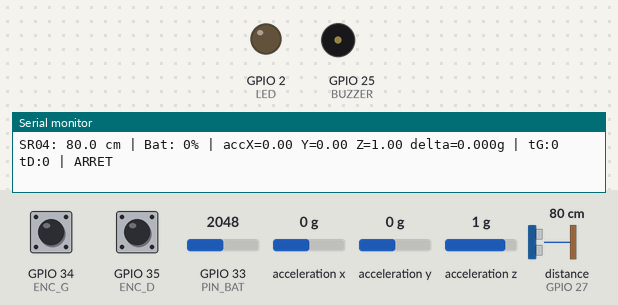
Simulated run of this sketch. Board: ESP32. Parts: output pins drawn as LEDs (lit = HIGH), buzzer (waves = sounding), the last lines printed to the serial monitor. Wiring (inferred from the names in the program): ultrasonic range finder: trigger GPIO 26; echo GPIO 27; MPU-6050 motion sensor at I2C address 0x68. The test bench sets the inputs (shaded band); at power-on: acceleration x 0 g, distance to the obstacle (sensor on GPIO 27) 80 cm, acceleration y 0 g, GPIO 33 (PIN_BAT) = 2048, GPIO 34 (ENC_G) HIGH, GPIO 35 (ENC_D) HIGH, acceleration z 1 g. The echo pulse lasts 58.3 µs per cm; WiFi joins after 1.5 s; servers stay silent unless stated; uploads are accepted with an empty reply; pins used as bus, display or sensor lines are not drawn.

Above: at 7.1 s.
7.2 s: acceleration x set to -0.4 g
8.7 s: acceleration x set to -0.7 g
10.2 s: distance to the obstacle (sensor on GPIO 27) set to 33 cm
11.7 s: distance to the obstacle (sensor on GPIO 27) set to 29 cm
At 11.99 s:
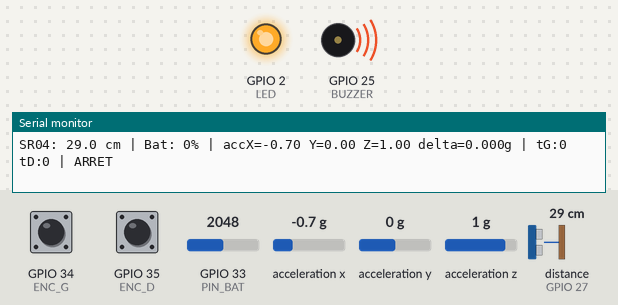
At 14.1 s:
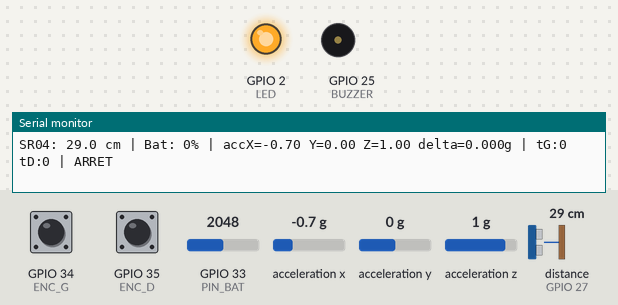
14.7 s: acceleration y set to -1.4 g
17.7 s: distance to the obstacle (sensor on GPIO 27) set to 35 cm
At 18.5 s:
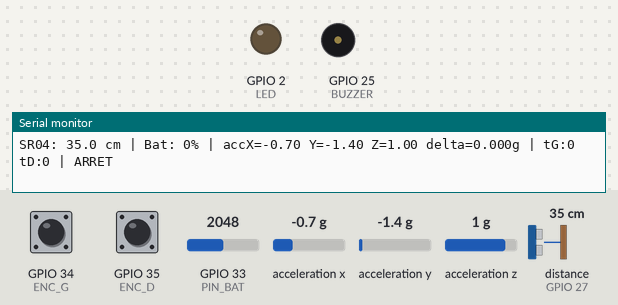
Timing chart, 0 to 20.4 s (numbered marks = the images above; inputs shaded):
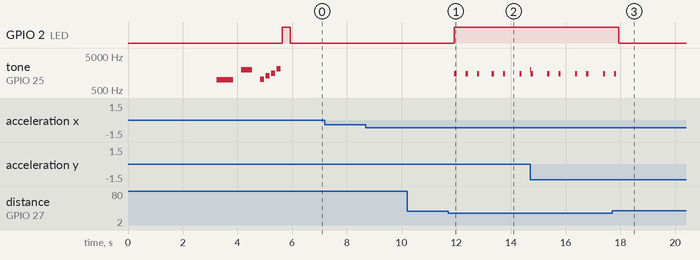

The sketch:

CharioTrack.ino
```cpp
#include <Wire.h>
#include <WiFi.h>
#include <HTTPClient.h>
#include <ArduinoJson.h>
#include <math.h>

//Config
const char* SSID       = "YOUR_WIFI_SSID";
const char* PASSWORD   = "YOUR_WIFI_PASSWORD";
const char* SERVER_IP  = "10.114.133.138";
const int   SERVER_PORT = 5000;

//Broches
#define TRIG_G  26
#define ECHO_G  27
#define ENC_G   34
#define ENC_D   35
#define PIN_BAT 33
#define BUZZER  25
#define LED     2

//Batterie pont 110k + 220k
const float R1_BAT = 110000.0;
const float R2_BAT = 220000.0;

//Odométrie
const int   TICKS_PAR_TOUR   = 20;
const float DIAMETRE_ROUE    = 6.5;
const float ECARTEMENT_ROUES = 15.0;
const float PERIMETRE        = 3.14159265 * DIAMETRE_ROUE;

//Variables globales
volatile long ticksG = 0, ticksD = 0;
long ticksG_prev = 0, ticksD_prev = 0;
float posX = 0, posY = 0, angle = 0, distanceTotale = 0;
String statut = "ARRET";
bool chocDetecte = false;
unsigned long dernierEnvoi = 0;

//Choc : valeurs précédentes pour détecter variation brusque
float prevAccX = 0, prevAccY = 0, prevAccZ = 0;
unsigned long dernierChoc = 0;


// SR04 NON-BLOQUANT

volatile unsigned long echoStart = 0;
volatile unsigned long echoDur   = 0;
volatile bool          echoReady = false;

void IRAM_ATTR isrEcho() {
  if (digitalRead(ECHO_G) == HIGH) {
    echoStart = micros();
  } else {
    unsigned long dur = micros() - echoStart;
    if (dur > 150 && dur < 25000) {
      echoDur   = dur;
      echoReady = true;
    }
  }
}

void triggerSR04() {
  digitalWrite(TRIG_G, LOW);
  delayMicroseconds(5);
  digitalWrite(TRIG_G, HIGH);
  delayMicroseconds(10);
  digitalWrite(TRIG_G, LOW);
}

// FILTRE MÉDIAN sur 5 mesures

#define MEDIAN_SIZE 5
float medianBuf[MEDIAN_SIZE];
int   medianIdx = 0;
bool  medianFull = false;

void pushMedian(float val) {
  medianBuf[medianIdx] = val;
  medianIdx = (medianIdx + 1) % MEDIAN_SIZE;
  if (medianIdx == 0) medianFull = true;
}

float getMedian() {
  int n = medianFull ? MEDIAN_SIZE : medianIdx;
  if (n == 0) return 999.0;
  float tmp[MEDIAN_SIZE];
  for (int i = 0; i < n; i++) tmp[i] = medianBuf[i];
  for (int i = 0; i < n-1; i++)
    for (int j = 0; j < n-1-i; j++)
      if (tmp[j] > tmp[j+1]) { float t = tmp[j]; tmp[j] = tmp[j+1]; tmp[j+1] = t; }
  return tmp[n / 2];
}

// MPU-6050 PAR REGISTRES DIRECTS

#define MPU_ADDR 0x68

void mpuWrite(uint8_t reg, uint8_t val) {
  Wire.beginTransmission(MPU_ADDR);
  Wire.write(reg);
  Wire.write(val);
  Wire.endTransmission();
}

bool mpuInit() {
  Wire.beginTransmission(MPU_ADDR);
  Wire.write(0x75);
  Wire.endTransmission(false);
  Wire.requestFrom(MPU_ADDR, 1);
  if (!Wire.available()) return false;
  uint8_t who = Wire.read();
  if (who != 0x68 && who != 0x70 && who != 0x72) return false;
  mpuWrite(0x6B, 0x00);
  delay(100);
  mpuWrite(0x1C, 0x00); // ±2g
  mpuWrite(0x1B, 0x00); // ±250°/s
  return true;
}

void mpuRead(float &ax, float &ay, float &az) {
  Wire.beginTransmission(MPU_ADDR);
  Wire.write(0x3B);
  Wire.endTransmission(false);
  Wire.requestFrom(MPU_ADDR, 6);
  ax = ((int16_t)(Wire.read() << 8 | Wire.read())) / 16384.0;
  ay = ((int16_t)(Wire.read() << 8 | Wire.read())) / 16384.0;
  az = ((int16_t)(Wire.read() << 8 | Wire.read())) / 16384.0;
}

// BATTERIE

int   batPct      = 0;
unsigned long derniereBat = 0;
const unsigned long BAT_INTERVAL = 3000;

void lireBatterie() {
  long s = 0;
  for (int i = 0; i < 8; i++) {
    s += analogRead(PIN_BAT);
    delay(4);
  }
  float vADC = (s / 8.0 / 4095.0) * 3.3;
  float vBat = vADC * (R1_BAT + R2_BAT) / R2_BAT;
  Serial.print("[BAT] Vadc="); Serial.print(vADC, 3);
  Serial.print("V  Vbat="); Serial.print(vBat, 3); Serial.println("V");
  batPct = constrain((int)((vBat - 3.0) / (4.2 - 3.0) * 100.0), 0, 100);
}

// ENCODEURS

void IRAM_ATTR isrGauche() { ticksG++; }
void IRAM_ATTR isrDroite()  { ticksD++; }

// ODOMÉTRIE

void mettreAJourPosition() {
  noInterrupts();
  long tG = ticksG, tD = ticksD;
  interrupts();
  long deltaG = tG - ticksG_prev;
  long deltaD = tD - ticksD_prev;
  ticksG_prev = tG;
  ticksD_prev = tD;
  float dG_enc = (float)deltaG / TICKS_PAR_TOUR * PERIMETRE;
  float dD_enc = (float)deltaD / TICKS_PAR_TOUR * PERIMETRE;
  float dMoy   = (dG_enc + dD_enc) / 2.0;
  float dTheta = (dD_enc - dG_enc) / ECARTEMENT_ROUES;
  angle += dTheta;
  posX  += dMoy * cos(angle);
  posY  += dMoy * sin(angle);
  distanceTotale += abs(dMoy);

  //STATUT basé sur les encodeurs uniquement
  // Le choc est géré séparément dans la loop
  if (abs(dMoy) < 0.05)    statut = "ARRET";
  else if (dTheta > 0.05)  statut = "VIRAGE_DROITE";
  else if (dTheta < -0.05) statut = "VIRAGE_GAUCHE";
  else                     statut = "AVANCE";
}

// TEST BUZZER au démarrage

void testBuzzer() {
  Serial.println("  TEST BUZZER (GPIO25)");
  Serial.println("  [1/3] Tension continue ...");
  digitalWrite(BUZZER, HIGH);
  delay(600);
  digitalWrite(BUZZER, LOW);
  delay(300);
  Serial.println("Son continu = buzzer ACTIF");

  Serial.println("  [2/3] tone() 1000 Hz ...");
  tone(BUZZER, 1000);
  delay(600);
  noTone(BUZZER);
  delay(300);

  Serial.println("  [3/3] tone() 2000 Hz ...");
  tone(BUZZER, 2000);
  delay(400);
  noTone(BUZZER);
  delay(300);

  // Mélodie Do-Mi-Sol-Do
  int notes[] = {1047, 1319, 1568, 2093};
  for (int i = 0; i < 4; i++) {
    tone(BUZZER, notes[i], 150);
    delay(200);
  }
  noTone(BUZZER);
}

// SETUP

void setup() {
  Serial.begin(115200);
  delay(500);
  Wire.begin();

  pinMode(TRIG_G, OUTPUT);
  pinMode(ECHO_G, INPUT);
  pinMode(ENC_G,  INPUT);
  pinMode(ENC_D,  INPUT);
  pinMode(BUZZER, OUTPUT);
  pinMode(LED,    OUTPUT);

  attachInterrupt(digitalPinToInterrupt(ENC_G),  isrGauche, RISING);
  attachInterrupt(digitalPinToInterrupt(ENC_D),  isrDroite, RISING);
  attachInterrupt(digitalPinToInterrupt(ECHO_G), isrEcho,   CHANGE);

  delay(200);
  if (mpuInit()) Serial.println("MPU-6050 OK");
  else           Serial.println("MPU-6050 ECHEC");

  WiFi.begin(SSID, PASSWORD);
  Serial.print("Connexion WiFi");
  for (int t = 0; t < 30 && WiFi.status() != WL_CONNECTED; t++) {
    delay(500); Serial.print(".");
  }
  if (WiFi.status() == WL_CONNECTED)
    Serial.println("\n WiFi : " + WiFi.localIP().toString());
  else
    Serial.println("\n WiFi ECHEC");

  lireBatterie();
  testBuzzer();

  // Initialise les valeurs précédentes acc
  float ax, ay, az;
  mpuRead(ax, ay, az);
  prevAccX = ax; prevAccY = ay; prevAccZ = az;

  digitalWrite(LED, HIGH); delay(300); digitalWrite(LED, LOW);
  Serial.println("Pour tester le choc : frappe fort la table ou secoue brusquement");
}

// LOOP

unsigned long dernierTrig  = 0;
unsigned long dernierBip   = 0;

void loop() {
  unsigned long now = millis();

  //Trigger SR04
  if (now - dernierTrig >= 80) {
    dernierTrig = now;
    triggerSR04();
  }

  // Distance SR04
  static float dG = 999.0;
  if (echoReady) {
    float brut = echoDur * 0.0343 / 2.0;
    pushMedian(brut);
    dG = getMedian();
    echoReady = false;
  }

  //Batterie
  if (now - derniereBat >= BAT_INTERVAL) {
    derniereBat = now;
    lireBatterie();
  }

  //MPU
  float accX, accY, accZ;
  mpuRead(accX, accY, accZ);

  //DÉTECTION CHOC par VARIATION brusque
  // Fonctionne même si MPU est monté à l'envers
  // On mesure le delta entre deux lectures consécutives
  float deltaX = accX - prevAccX;
  float deltaY = accY - prevAccY;
  float deltaZ = accZ - prevAccZ;
  float delta  = sqrt(deltaX*deltaX + deltaY*deltaY + deltaZ*deltaZ);
  prevAccX = accX;
  prevAccY = accY;
  prevAccZ = accZ;

  // Seuil delta : 0.5g de variation brusque = choc
  // (bien plus sensible que la magnitude absolue)
  if (delta > 0.5 && (now - dernierChoc) > 1000) {
    chocDetecte  = true;
    dernierChoc  = now;
    statut       = "CHOC";
    digitalWrite(LED, HIGH);
    tone(BUZZER, 2000, 500);  // bip long 500ms
    Serial.print("CHOC ! delta="); Serial.print(delta, 3);
    Serial.print("g | X="); Serial.print(accX, 2);
    Serial.print(" Y="); Serial.print(accY, 2);
    Serial.print(" Z="); Serial.println(accZ, 2);
  } else {
    // Remet chocDetecte à false après 2 secondes
    if (now - dernierChoc > 2000) {
      chocDetecte = false;
      digitalWrite(LED, LOW);
    }
  }

  //Alerte obstacle , bip toutes les 400ms
  if (dG > 2.0 && dG < 30.0) {
    digitalWrite(LED, HIGH);
    if (now - dernierBip >= 400) {
      dernierBip = now;
      tone(BUZZER, 1500, 80);  // bip court 80ms
    }
  } else if (!chocDetecte) {
    digitalWrite(LED, LOW);
  }

  //Odométrie (statut ARRET/AVANCE/VIRAGE)
  // Ne remplace le statut que si pas de choc en cours
  if (!chocDetecte) {
    mettreAJourPosition();
  }

  //Log série
  Serial.print("SR04: "); Serial.print(dG, 1);
  Serial.print(" cm | Bat: "); Serial.print(batPct);
  Serial.print("% | accX="); Serial.print(accX, 2);
  Serial.print(" Y="); Serial.print(accY, 2);
  Serial.print(" Z="); Serial.print(accZ, 2);
  Serial.print(" delta="); Serial.print(delta, 3);
  Serial.print("g | tG:"); Serial.print(ticksG);
  Serial.print(" tD:"); Serial.print(ticksD);
  Serial.print(" | "); Serial.println(statut);

  //Envoi Flask
  if (now - dernierEnvoi >= 1000) {
    dernierEnvoi = now;
    if (WiFi.status() == WL_CONNECTED) {
      StaticJsonDocument<512> doc;
      doc["statut"]    = statut;
      doc["posX"]      = posX;
      doc["posY"]      = posY;
      doc["angle_deg"] = angle * 180.0 / 3.14159;
      doc["dist_cm"]   = distanceTotale;
      doc["ticks_g"]   = ticksG;
      doc["ticks_d"]   = ticksD;
      doc["dist_g"]    = dG;
      doc["dist_c"]    = 999.0;
      doc["dist_d"]    = 999.0;
      doc["acc_x"]     = accX;
      doc["acc_y"]     = accY;
      doc["acc_z"]     = accZ;
      doc["choc"]      = chocDetecte;
      doc["batterie"]  = batPct;
      String json;
      serializeJson(doc, json);
      HTTPClient http;
      http.begin("http://" + String(SERVER_IP) + ":" + String(SERVER_PORT) + "/data");
      http.addHeader("Content-Type", "application/json");
      int code = http.POST(json);
      Serial.println(code > 0 ? "Envoyé" : "Erreur envoi");
      http.end();
    }
  }

  delay(20);
}
```

Measured:
- the behaviour switches between 31 and 30 cm on distance to the obstacle (sensor on GPIO 27) (found by bisection; images 0 and 1)
- after the input at 11.7 s, GPIO 2 (LED): LOW → HIGH after 0.23 s; tone on GPIO 25 (BUZZER): plays 1500 Hz for 0.08 s, 1500 Hz for 0.08 s, 1500 Hz for 0.08 s, 1500 Hz for 0.08 s, 1500 Hz for 0.08 s, 1500 Hz for 0.08 s, starting after 0.23 s
- after the input at 17.7 s, GPIO 2 (LED): HIGH → LOW after 0.24 s; tone on GPIO 25 (BUZZER): goes on until 17.9 s, then stays silent
